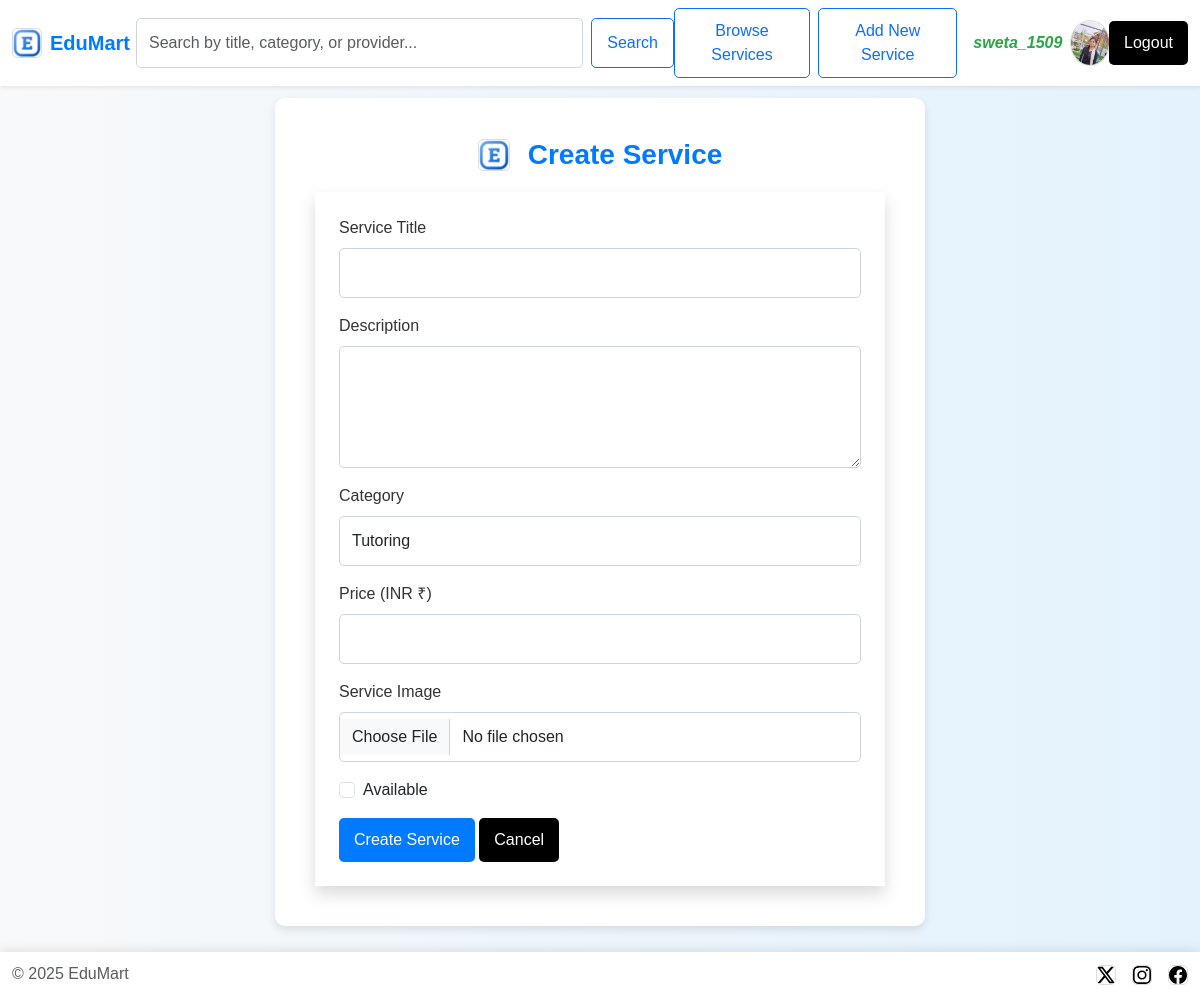
/services/create/ (signed in), run on the app's committed database.
### users/models.py (models this page shows, shortened)
class CustomUser(AbstractUser):
    is_service_provider = models.BooleanField(default=False)
    profile_picture = models.ImageField(upload_to='profile_pics/', blank=True, null=True, default='profile_pics/default.png')
    bio = models.TextField(blank=True, null=True)

### services/views.py (the view, shortened to what this page needs)
# urls.py: path('create/', create_service, name="create_service"),
@login_required
def create_service(request):
    category_choices = Service.CATEGORY_CHOICES
    return render(request, "services/service_form.html", {"category_choices": category_choices})

### services/templates/services/service_form.html (shortened to what this page needs)
{% extends "home_base.html" %}
{% load static %}
{% block style %}
<link rel="stylesheet" href="{% static 'css/service_form_style.css' %}">
{% endblock %}
{% block content %}
<div class="container mt-5">
    <h2 class="form-title d-flex align-items-center">
        <img src="{% static 'appicon.ico' %}" alt="EduMart Icon" class="form-icon me-2">
        {% if service.id %}Update{% else %}Create{% endif %} Service
    </h2>
    <form method="POST" enctype="multipart/form-data" class="shadow p-4 bg-white">
        <div class="mb-3">
            <label for="title" class="form-label">Service Title</label>
            <input type="text" id="title" name="title" class="form-control" required value="{{ service.title|default:'' }}">
        </div>
        <div class="mb-3">
            <label for="description" class="form-label">Description</label>
            <textarea id="description" name="description" class="form-control" rows="4" required>{{ service.description|default:'' }}</textarea>
        </div>
        <div class="mb-3">
            <label for="category" class="form-label">Category</label>
            <select id="category" name="category" class="form-control" required onchange="toggleOtherCategory()">
                {% with category_keys=category_choices.keys %}
                    {% for key, value in category_choices %}
                        <option value="{{ key }}" {% if service.category == key %}selected{% endif %}>{{ value }}</option>
                    {% endfor %}
                {% endwith %}
            </select>
        </div>
        <div class="mb-3">
            <label for="price" class="form-label">Price (INR ₹)</label>
            <input type="number" id="price" name="price" class="form-control" required min="0" value="{{ service.price|default:'' }}">
        </div>
        <div class="mb-3">
            <label class="form-label">Service Image</label>
            <input type="file" name="image" class="form-control">
        </div>
        <div class="form-check mb-3">
            <input type="checkbox" id="available" name="available" class="form-check-input" {% if service.available %}checked{% endif %}>
            <label for="available" class="form-check-label">Available</label>
        </div>
        <button type="submit" class="btn btn-primary">{% if service.id %}Update{% else %}Create{% endif %} Service</button>
        <a href="{% url 'profile' %}" class="btn btn-dark">Cancel</a>
    </form>
</div>
{% endblock %}

### templates/home_base.html (shortened to what this page needs)
{% load static %}
<!doctype html>
<html lang="en">
    <head>
        <link href="https://cdn.jsdelivr.net/npm/bootstrap@5.3.3/dist/css/bootstrap.min.css" rel="stylesheet"
>
        <link rel="stylesheet" href="{% static 'css/home_base_style.css' %}">
    {% block style %} {% endblock %}
</head>
<body>
    <nav class="navbar navbar-expand-lg navbar-light bg-white shadow-sm fixed-top navbar-scroll">
        <div class="container-fluid d-flex justify-content-between align-items-center">
            <a class="navbar-brand d-flex align-items-center" href="{% url 'profile' %}">
                <img src="{% static 'appicon.ico' %}" alt="EduMart Logo" width="30" class="me-2">
                <span class="fw-bold">EduMart</span>
            </a>
            <form class="d-flex mx-auto w-50" action="{% url 'search_services' %}" method="GET">
                <input class="form-control me-2" type="search" placeholder="Search by title, category, or provider..." aria-label="Search" name="q" value="{{ request.GET.q }}">
                <button class="btn btn-outline-primary" type="submit">Search</button>
            </form>
            <div class="d-flex align-items-center">
                <button class="btn btn-outline-primary me-2 fw-normal" onclick="window.location.href='{% url 'service_list' %}'">Browse
                    Services</button>
                {% if user.is_service_provider %}
                <button class="btn btn-outline-primary me-3 fw-normal"
                    onclick="window.location.href='{% url 'create_service' %}'">Add New Service</button>
                {% endif %}
                <a href="{% url 'profile' %}" class="user-profile d-flex align-items-center text-decoration-none">
                    <span class="fst-italic me-2 m-0 p-0 user-username {% if user.is_service_provider %}service-provider-username{% else %}customer-username{% endif %}">
                        {{ user.username }}
                    </span>
                    {% if user.profile_picture %}
                        <img src="{{ user.profile_picture.url }}" alt="User" class="rounded-circle profile-pic m-0 p-0"
                            width="40" height="40">
                    {% endif %}
                </a>
                <a href="{% url 'logout' %}" class="btn btn-dark ms-3 fw-normal">Logout</a>
            </div>
        </div>
    </nav>
    {% block content %} {% endblock %}
    <footer class="footer fixed-bottom">
        <div class="container-fluid d-flex justify-content-between align-items-center">
            <span class="text-body-secondary">© {% now 'Y' %} EduMart</span>
            <ul class="nav list-unstyled d-flex">
                <li class="ms-3"><a class="text-body-secondary" href="#"><img src="{% static 'images/twitter.svg' %}"
                            alt="twitter-icon" height="20" width="20"></a></li>
                <li class="ms-3"><a class="text-body-secondary" href="#"><img src="{% static 'images/instagram.svg' %}"
                            alt="instagram-icon" height="20" width="20"></a></li>
                <li class="ms-3"><a class="text-body-secondary" href="#"><img src="{% static 'images/facebook.svg' %}"
                            alt="facebook-icon" height="20" width="20"></a></li>
            </ul>
        </div>
    </footer>
</body>
</html>

### static/css/home_base_style.css (style rules this page uses)
body { background: linear-gradient(to right, #f8f9fa, #e3f2fd); font-family: 'Poppins', sans-serif; min-height: 100vh; display: flex; flex-direction: column; }
.navbar { backdrop-filter: blur(10px); box-shadow: 0px 4px 6px rgba(0, 0, 0, 0.1); }
.navbar-brand span { color: #007bff; font-weight: bold; }
.user-username { font-weight: bold; }
.service-provider-username { color: #28a745 !important; }
.footer { background: #fff; padding: 10px 0; box-shadow: 0 -2px 10px rgba(0, 0, 0, 0.1); display: flex; justify-content: space-between; align-items: center; }
.footer img { filter: grayscale(100%); transition: filter 0.3s ease; }

### services/static/css/service_form_style.css (style rules this page uses)
body { background: linear-gradient(to right, #f8f9fa, #e3f2fd); font-family: 'Poppins', sans-serif; min-height: 100vh; display: flex; justify-content: center; align-items: center; padding: 50px 15px; }
.container { max-width: 650px; background: #ffffff; padding: 40px; border-radius: 10px; box-shadow: 0 4px 8px rgba(0, 0, 0, 0.1); margin-top: 20px; margin-bottom: 20px; }
.form-title { display: flex; align-items: center; justify-content: center; gap: 10px; font-weight: bold; font-size: 1.75rem; color: #007bff; text-align: center; margin-bottom: 20px; }
.form-title img { width: 2rem; height: 2rem; }
.form-label { font-weight: 500; color: #333; }
.form-control { border-radius: 5px; padding: 12px; border: 1px solid #ced4da; transition: all 0.3s ease-in-out; }
select.form-control { cursor: pointer; }
img { border-radius: 5px; border: 1px solid #ddd; max-width: 100%; height: auto; }
.form-check-input { accent-color: #007bff; }
.btn { font-weight: 500; padding: 10px 15px; border-radius: 5px; transition: all 0.3s ease-in-out; }
.btn-primary { background-color: #007bff; border: none; }
.btn-dark { background-color: #000; border: none; color: white; }

### data on the page
CustomUser: username "sweta_1509", profile_picture (picture)

### other printed values
form field category "Tutoring"
